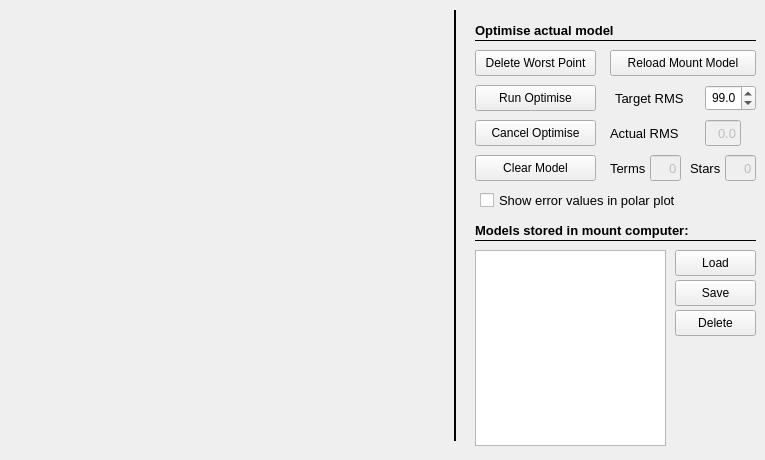
   <widget class="QWidget" name="tab_8">
    <attribute name="title">
     <string>Manage Model</string>
    </attribute>
    <widget class="QLabel" name="label_37">
     <property name="geometry">
      <rect>
       <x>615</x>
       <y>85</y>
       <width>81</width>
       <height>26</height>
      </rect>
     </property>
     <property name="font">
      <font>
       <pointsize>10</pointsize>
      </font>
     </property>
     <property name="text">
      <string>Target RMS</string>
     </property>
    </widget>
    <widget class="QPushButton" name="btn_runTargetRMSAlignment">
     <property name="geometry">
      <rect>
       <x>475</x>
       <y>85</y>
       <width>121</width>
       <height>26</height>
      </rect>
     </property>
     <property name="toolTip">
      <string>&lt;html&gt;&lt;head/&gt;&lt;body&gt;&lt;p&gt;Deletes worst point of actual alignment model until error is below target RMS.&lt;/p&gt;&lt;/body&gt;&lt;/html&gt;</string>
     </property>
     <property name="text">
      <string>Run Optimise</string>
     </property>
    </widget>
    <widget class="QDoubleSpinBox" name="targetRMS">
     <property name="geometry">
      <rect>
       <x>705</x>
       <y>85</y>
       <width>51</width>
       <height>26</height>
      </rect>
     </property>
     <property name="font">
      <font>
       <family>Arial</family>
       <weight>50</weight>
       <bold>false</bold>
      </font>
     </property>
     <property name="alignment">
      <set>Qt::AlignRight|Qt::AlignTrailing|Qt::AlignVCenter</set>
     </property>
     <property name="decimals">
      <number>1</number>
     </property>
     <property name="maximum">
      <double>100.000000000000000</double>
     </property>
     <property name="singleStep">
      <double>0.100000000000000</double>
     </property>
     <property name="value">
      <double>99.000000000000000</double>
     </property>
    </widget>
    <widget class="Line" name="line_18">
     <property name="geometry">
      <rect>
       <x>475</x>
       <y>240</y>
       <width>281</width>
       <height>1</height>
      </rect>
     </property>
     <property name="frameShadow">
      <enum>QFrame::Plain</enum>
     </property>
     <property name="orientation">
      <enum>Qt::Horizontal</enum>
     </property>
    </widget>
    <widget class="QPushButton" name="btn_deleteWorstPoint">
     <property name="geometry">
      <rect>
       <x>475</x>
       <y>50</y>
       <width>121</width>
       <height>26</height>
      </rect>
     </property>
     <property name="toolTip">
      <string>&lt;html&gt;&lt;head/&gt;&lt;body&gt;&lt;p&gt;Deletes worst point of actual alignment model in the mount. It could happen, that the overall RMS rises.&lt;/p&gt;&lt;/body&gt;&lt;/html&gt;</string>
     </property>
     <property name="text">
      <string>Delete Worst Point</string>
     </property>
    </widget>
    <widget class="Line" name="line_44">
     <property name="geometry">
      <rect>
       <x>475</x>
       <y>40</y>
       <width>281</width>
       <height>1</height>
      </rect>
     </property>
     <property name="autoFillBackground">
      <bool>false</bool>
     </property>
     <property name="frameShadow">
      <enum>QFrame::Plain</enum>
     </property>
     <property name="orientation">
      <enum>Qt::Horizontal</enum>
     </property>
    </widget>
    <widget class="QLabel" name="label_124">
     <property name="geometry">
      <rect>
       <x>475</x>
       <y>20</y>
       <width>161</width>
       <height>21</height>
      </rect>
     </property>
     <property name="font">
      <font>
       <pointsize>10</pointsize>
       <weight>75</weight>
       <bold>true</bold>
      </font>
     </property>
     <property name="text">
      <string>Optimise actual model</string>
     </property>
    </widget>
    <widget class="QLabel" name="label_125">
     <property name="geometry">
      <rect>
       <x>475</x>
       <y>220</y>
       <width>251</width>
       <height>21</height>
      </rect>
     </property>
     <property name="font">
      <font>
       <pointsize>10</pointsize>
       <weight>75</weight>
       <bold>true</bold>
      </font>
     </property>
     <property name="text">
      <string>Models stored in mount computer:</string>
     </property>
    </widget>
    <widget class="Line" name="line_46">
     <property name="geometry">
      <rect>
       <x>445</x>
       <y>10</y>
       <width>21</width>
       <height>431</height>
      </rect>
     </property>
     <property name="styleSheet">
      <string notr="true"/>
     </property>
     <property name="frameShadow">
      <enum>QFrame::Plain</enum>
     </property>
     <property name="lineWidth">
      <number>2</number>
     </property>
     <property name="orientation">
      <enum>Qt::Vertical</enum>
     </property>
    </widget>
    <widget class="QWidget" name="model" native="true">
     <property name="enabled">
      <bool>true</bool>
     </property>
     <property name="geometry">
      <rect>
       <x>5</x>
       <y>5</y>
       <width>446</width>
       <height>446</height>
      </rect>
     </property>
     <property name="autoFillBackground">
      <bool>true</bool>
     </property>
    </widget>
    <widget class="QPushButton" name="btn_cancelRunTargetRMSAlignment">
     <property name="geometry">
      <rect>
       <x>475</x>
       <y>120</y>
       <width>121</width>
       <height>26</height>
      </rect>
     </property>
     <property name="toolTip">
      <string>&lt;html&gt;&lt;head/&gt;&lt;body&gt;&lt;p&gt;Cancels the optimise run.&lt;/p&gt;&lt;/body&gt;&lt;/html&gt;</string>
     </property>
     <property name="text">
      <string>Cancel Optimise</string>
     </property>
    </widget>
    <widget class="QLineEdit" name="le_alignErrorRMS2">
     <property name="enabled">
      <bool>false</bool>
     </property>
     <property name="geometry">
      <rect>
       <x>705</x>
       <y>120</y>
       <width>36</width>
       <height>26</height>
      </rect>
     </property>
     <property name="font">
      <font>
       <family>Arial</family>
       <pointsize>10</pointsize>
       <weight>50</weight>
       <bold>false</bold>
      </font>
     </property>
     <property name="mouseTracking">
      <bool>false</bool>
     </property>
     <property name="focusPolicy">
      <enum>Qt::NoFocus</enum>
     </property>
     <property name="acceptDrops">
      <bool>false</bool>
     </property>
     <property name="toolTip">
      <string>&lt;html&gt;&lt;head/&gt;&lt;body&gt;&lt;p&gt;Actual RMS Error in arc sec&lt;/p&gt;&lt;p&gt;&lt;br/&gt;&lt;/p&gt;&lt;/body&gt;&lt;/html&gt;</string>
     </property>
     <property name="layoutDirection">
      <enum>Qt::RightToLeft</enum>
     </property>
     <property name="text">
      <string>0.0</string>
     </property>
     <property name="alignment">
      <set>Qt::AlignRight|Qt::AlignTrailing|Qt::AlignVCenter</set>
     </property>
     <property name="readOnly">
      <bool>true</bool>
     </property>
    </widget>
    <widget class="QLabel" name="label_75">
     <property name="geometry">
      <rect>
       <x>610</x>
       <y>120</y>
       <width>91</width>
       <height>26</height>
      </rect>
     </property>
     <property name="font">
      <font>
       <pointsize>10</pointsize>
      </font>
     </property>
     <property name="text">
      <string>Actual RMS</string>
     </property>
    </widget>
    <widget class="QPushButton" name="btn_clearModel">
     <property name="geometry">
      <rect>
       <x>475</x>
       <y>155</y>
       <width>121</width>
       <height>26</height>
      </rect>
     </property>
     <property name="toolTip">
      <string>&lt;html&gt;&lt;head/&gt;&lt;body&gt;&lt;p&gt;Clear the alignment model in mount. Can't be revised.&lt;/p&gt;&lt;/body&gt;&lt;/html&gt;</string>
     </property>
     <property name="text">
      <string>Clear Model</string>
     </property>
    </widget>
    <widget class="QLineEdit" name="le_alignNumberStars2">
     <property name="enabled">
      <bool>false</bool>
     </property>
     <property name="geometry">
      <rect>
       <x>725</x>
       <y>155</y>
       <width>31</width>
       <height>26</height>
      </rect>
     </property>
     <property name="font">
      <font>
       <family>Arial</family>
       <pointsize>10</pointsize>
       <weight>50</weight>
       <bold>false</bold>
      </font>
     </property>
     <property name="mouseTracking">
      <bool>false</bool>
     </property>
     <property name="focusPolicy">
      <enum>Qt::NoFocus</enum>
     </property>
     <property name="acceptDrops">
      <bool>false</bool>
     </property>
     <property name="toolTip">
      <string>Number of alignment stars in actual used pointing model</string>
     </property>
     <property name="layoutDirection">
      <enum>Qt::RightToLeft</enum>
     </property>
     <property name="text">
      <string>0</string>
     </property>
     <property name="alignment">
      <set>Qt::AlignRight|Qt::AlignTrailing|Qt::AlignVCenter</set>
     </property>
     <property name="readOnly">
      <bool>true</bool>
     </property>
    </widget>
    <widget class="QLabel" name="label_76">
     <property name="geometry">
      <rect>
       <x>690</x>
       <y>155</y>
       <width>36</width>
       <height>26</height>
      </rect>
     </property>
     <property name="font">
      <font>
       <pointsize>10</pointsize>
      </font>
     </property>
     <property name="text">
      <string>Stars</string>
     </property>
    </widget>
    <widget class="QLineEdit" name="le_alignNumberTerms2">
     <property name="enabled">
      <bool>false</bool>
     </property>
     <property name="geometry">
      <rect>
       <x>650</x>
       <y>155</y>
       <width>31</width>
       <height>26</height>
      </rect>
     </property>
     <property name="font">
      <font>
       <family>Arial</family>
       <pointsize>10</pointsize>
       <weight>50</weight>
       <bold>false</bold>
      </font>
     </property>
     <property name="mouseTracking">
      <bool>false</bool>
     </property>
     <property name="focusPolicy">
      <enum>Qt::NoFocus</enum>
     </property>
     <property name="acceptDrops">
      <bool>false</bool>
     </property>
     <property name="toolTip">
      <string>&lt;html&gt;&lt;head/&gt;&lt;body&gt;&lt;p&gt;Number of Terms in actual used pointing model&lt;/p&gt;&lt;/body&gt;&lt;/html&gt;</string>
     </property>
     <property name="layoutDirection">
      <enum>Qt::RightToLeft</enum>
     </property>
     <property name="text">
      <string>0</string>
     </property>
     <property name="alignment">
      <set>Qt::AlignRight|Qt::AlignTrailing|Qt::AlignVCenter</set>
     </property>
     <property name="readOnly">
      <bool>true</bool>
     </property>
    </widget>
    <widget class="QLabel" name="label_209">
     <property name="geometry">
      <rect>
       <x>610</x>
       <y>155</y>
       <width>41</width>
       <height>26</height>
      </rect>
     </property>
     <property name="font">
      <font>
       <pointsize>10</pointsize>
      </font>
     </property>
     <property name="text">
      <string>Terms</string>
     </property>
    </widget>
    <widget class="QPushButton" name="btn_reloadAlignmentModel">
     <property name="geometry">
      <rect>
       <x>610</x>
       <y>50</y>
       <width>146</width>
       <height>26</height>
      </rect>
     </property>
     <property name="toolTip">
      <string>&lt;html&gt;&lt;head/&gt;&lt;body&gt;&lt;p&gt;Reloads the refinement model from mount. Needed if you change things manually with handcontroller or other software&lt;/p&gt;&lt;/body&gt;&lt;/html&gt;</string>
     </property>
     <property name="text">
      <string>Reload Mount Model</string>
     </property>
    </widget>
    <widget class="QPushButton" name="btn_saveModel">
     <property name="geometry">
      <rect>
       <x>675</x>
       <y>280</y>
       <width>81</width>
       <height>26</height>
      </rect>
     </property>
     <property name="toolTip">
      <string>&lt;html&gt;&lt;head/&gt;&lt;body&gt;&lt;p&gt;Saves actual alignment model under selected name or edited name.&lt;/p&gt;&lt;/body&gt;&lt;/html&gt;</string>
     </property>
     <property name="text">
      <string>Save</string>
     </property>
    </widget>
    <widget class="QListWidget" name="listModelName">
     <property name="geometry">
      <rect>
       <x>475</x>
       <y>250</y>
       <width>191</width>
       <height>196</height>
      </rect>
     </property>
    </widget>
    <widget class="QPushButton" name="btn_loadModel">
     <property name="geometry">
      <rect>
       <x>675</x>
       <y>250</y>
       <width>81</width>
       <height>26</height>
      </rect>
     </property>
     <property name="toolTip">
      <string>&lt;html&gt;&lt;head/&gt;&lt;body&gt;&lt;p&gt;Loads the actual selected alignment model.&lt;/p&gt;&lt;/body&gt;&lt;/html&gt;</string>
     </property>
     <property name="text">
      <string>Load</string>
     </property>
    </widget>
    <widget class="QPushButton" name="btn_deleteModel">
     <property name="geometry">
      <rect>
       <x>675</x>
       <y>310</y>
       <width>81</width>
       <height>26</height>
      </rect>
     </property>
     <property name="toolTip">
      <string>&lt;html&gt;&lt;head/&gt;&lt;body&gt;&lt;p&gt;Deletes the actual selected alignment model.&lt;/p&gt;&lt;/body&gt;&lt;/html&gt;</string>
     </property>
     <property name="text">
      <string>Delete</string>
     </property>
    </widget>
    <widget class="QCheckBox" name="checkShowErrorValues">
     <property name="geometry">
      <rect>
       <x>480</x>
       <y>190</y>
       <width>266</width>
       <height>20</height>
      </rect>
     </property>
     <property name="font">
      <font>
       <pointsize>10</pointsize>
      </font>
     </property>
     <property name="toolTip">
      <string>Use Highspeed download of CCD camera if availabe</string>
     </property>
     <property name="text">
      <string>Show error values in polar plot</string>
     </property>
     <property name="checked">
      <bool>false</bool>
     </property>
    </widget>
    <zorder>line_18</zorder>
    <zorder>line_44</zorder>
    <zorder>label_37</zorder>
    <zorder>btn_runTargetRMSAlignment</zorder>
    <zorder>targetRMS</zorder>
    <zorder>btn_deleteWorstPoint</zorder>
    <zorder>label_124</zorder>
    <zorder>label_125</zorder>
    <zorder>line_46</zorder>
    <zorder>model</zorder>
    <zorder>btn_cancelRunTargetRMSAlignment</zorder>
    <zorder>le_alignErrorRMS2</zorder>
    <zorder>label_75</zorder>
    <zorder>btn_clearModel</zorder>
    <zorder>le_alignNumberStars2</zorder>
    <zorder>label_76</zorder>
    <zorder>le_alignNumberTerms2</zorder>
    <zorder>label_209</zorder>
    <zorder>btn_reloadAlignmentModel</zorder>
    <zorder>btn_saveModel</zorder>
    <zorder>listModelName</zorder>
    <zorder>btn_loadModel</zorder>
    <zorder>btn_deleteModel</zorder>
    <zorder>checkShowErrorValues</zorder>
   </widget>
